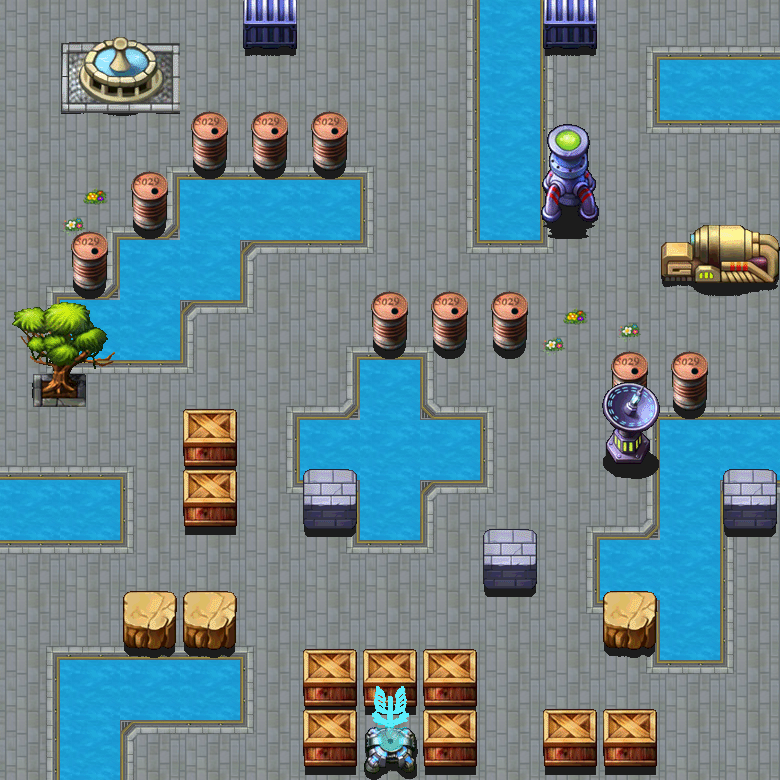

Below is a game level as drawn by its tile map, then a one-line description and the .tmx that defines it (tile-layer data replaced by summaries):
An orthogonal 13x13 tile map with 60x60 px tiles, 19 tile layers (floor, river, riverfake, bridge, ...), 4 tilesets and 4 objects (plyartPoint, enemyPoint1, enemyPoint2, enemyPoint3).

<map version="1.0" orientation="orthogonal" width="13" height="13" tilewidth="60" tileheight="60">
 <properties>
  <property name="10" value="10" />
  <property name="3" value="5" />
  <property name="8" value="16" />
  <property name="9" value="15" />
 </properties>
 <tileset firstgid="1" name="floor_city" tilewidth="60" tileheight="60">
  <image source="floor_city.png" width="240" height="600" />
 </tileset>
 <tileset firstgid="41" name="block" tilewidth="60" tileheight="120">
  <image source="block.png" width="600" height="600" />
 </tileset>
 <tileset firstgid="91" name="bridge" tilewidth="60" tileheight="60">
  <image source="bridge.png" width="360" height="60" />
 </tileset>
 <tileset firstgid="97" name="garbage" tilewidth="60" tileheight="60">
  <image source="garbage.png" width="540" height="60" />
 </tileset>
 <layer name="floor" width="13" height="13">
  <data>[169 cells, 169 non-empty, 13 distinct tile ids]</data>
 </layer>
 <layer name="river" width="13" height="13">
  <data>[169 cells, 30 non-empty, 1 distinct tile ids]</data>
 </layer>
 <layer name="riverfake" width="13" height="13">
  <data>[169 cells, 1 non-empty, 1 distinct tile ids]</data>
 </layer>
 <layer name="bridge" width="13" height="13">
  <data>[169 cells, 1 non-empty, 1 distinct tile ids]</data>
 </layer>
 <layer name="garbage" width="13" height="13">
  <data>[169 cells, 3 non-empty, 2 distinct tile ids]</data>
 </layer>
 <layer name="block0" width="13" height="13">
  <data>[169 cells, 2 non-empty, 1 distinct tile ids]</data>
 </layer>
 <layer name="block1" width="13" height="13">
  <data>[169 cells, 2 non-empty, 2 distinct tile ids]</data>
 </layer>
 <layer name="block2" width="13" height="13">
  <data>[169 cells, 3 non-empty, 1 distinct tile ids]</data>
 </layer>
 <layer name="block3" width="13" height="13">
  <data>[169 cells, 2 non-empty, 2 distinct tile ids]</data>
 </layer>
 <layer name="block4" width="13" height="13">
  <data>[169 cells, 3 non-empty, 3 distinct tile ids]</data>
 </layer>
 <layer name="block5" width="13" height="13">
  <data>[169 cells, 3 non-empty, 1 distinct tile ids]</data>
 </layer>
 <layer name="block6" width="13" height="13">
  <data>[169 cells, 4 non-empty, 3 distinct tile ids]</data>
 </layer>
 <layer name="block7" width="13" height="13">
  <data>[169 cells, 2 non-empty, 2 distinct tile ids]</data>
 </layer>
 <layer name="block8" width="13" height="13">
  <data>[169 cells, 3 non-empty, 2 distinct tile ids]</data>
 </layer>
 <layer name="block9" width="13" height="13">
  <data>[169 cells, 1 non-empty, 1 distinct tile ids]</data>
 </layer>
 <layer name="block10" width="13" height="13">
  <data>[169 cells, 3 non-empty, 1 distinct tile ids]</data>
 </layer>
 <layer name="block11" width="13" height="13">
  <data>[169 cells, 3 non-empty, 1 distinct tile ids]</data>
 </layer>
 <layer name="block12" width="13" height="13">
  <data>[169 cells, 5 non-empty, 2 distinct tile ids]</data>
 </layer>
 <objectgroup name="Objects" width="13" height="13">
  <object name="plyartPoint" x="274" y="723" width="27" height="27" />
  <object name="enemyPoint1" x="391" y="2" width="28" height="28" />
  <object name="enemyPoint2" x="30" y="3" width="28" height="28" />
  <object name="enemyPoint3" x="750" y="1" width="28" height="28" />
 </objectgroup>
 <layer name="grass" width="13" height="13">
  <data>[169 cells, 1 non-empty, 1 distinct tile ids]</data>
 </layer>
</map>
